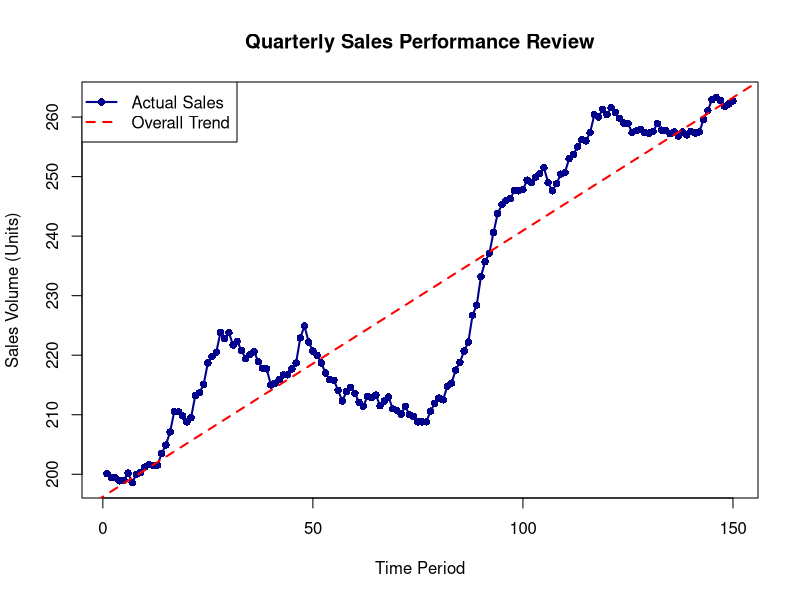
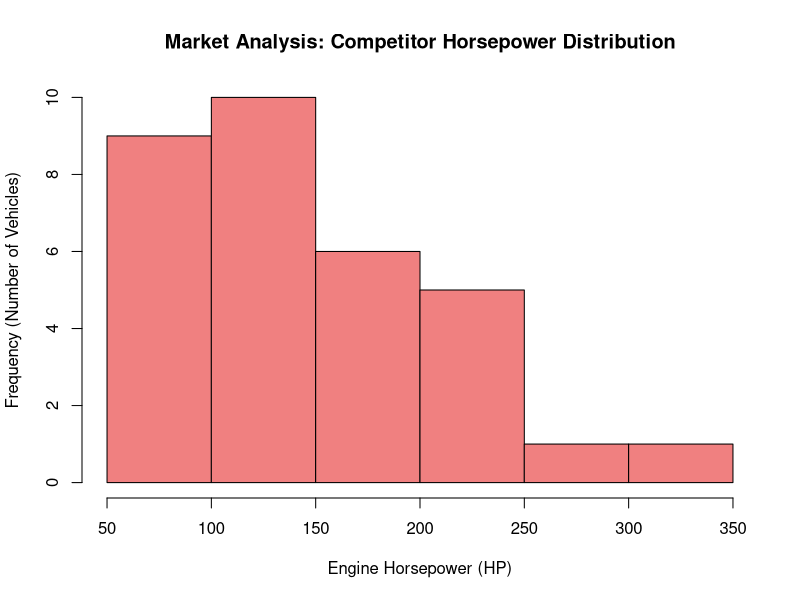
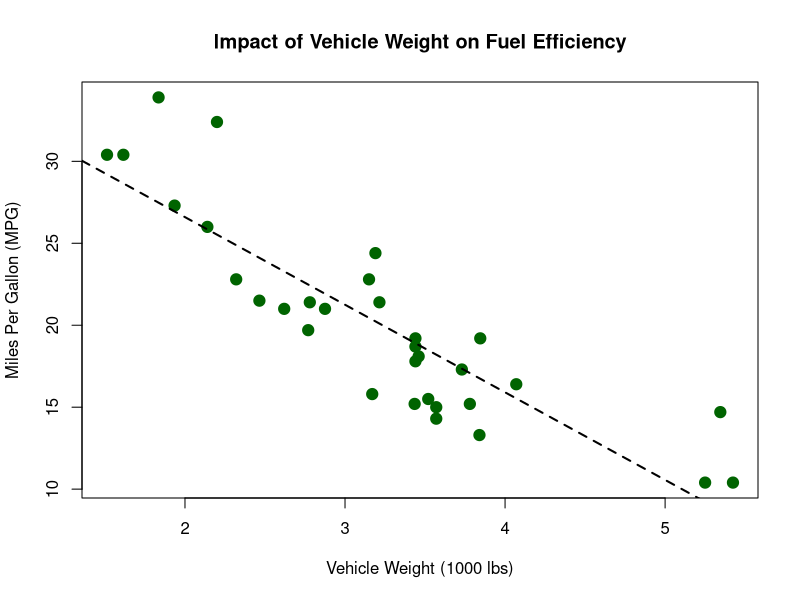
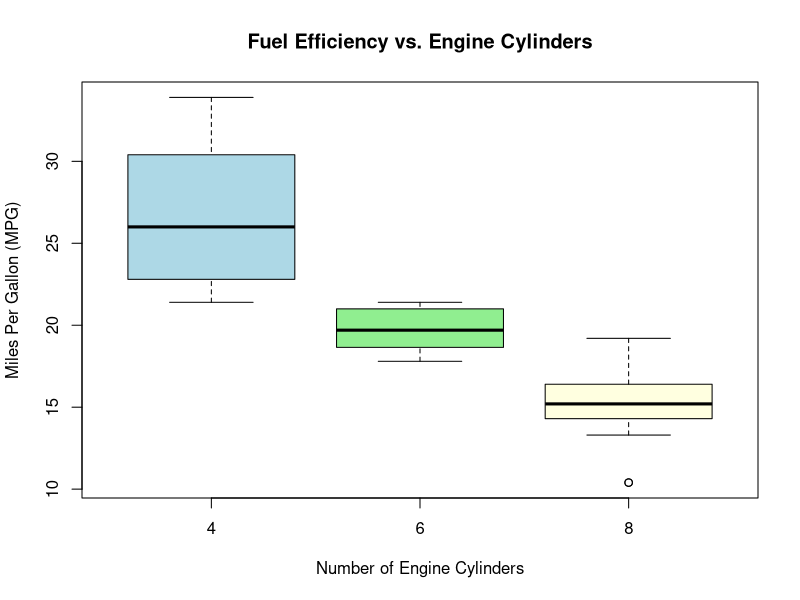
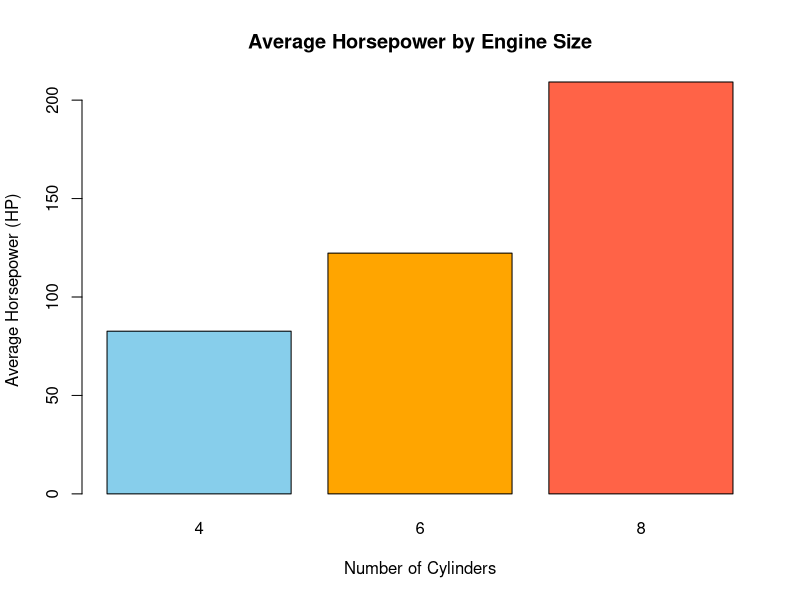
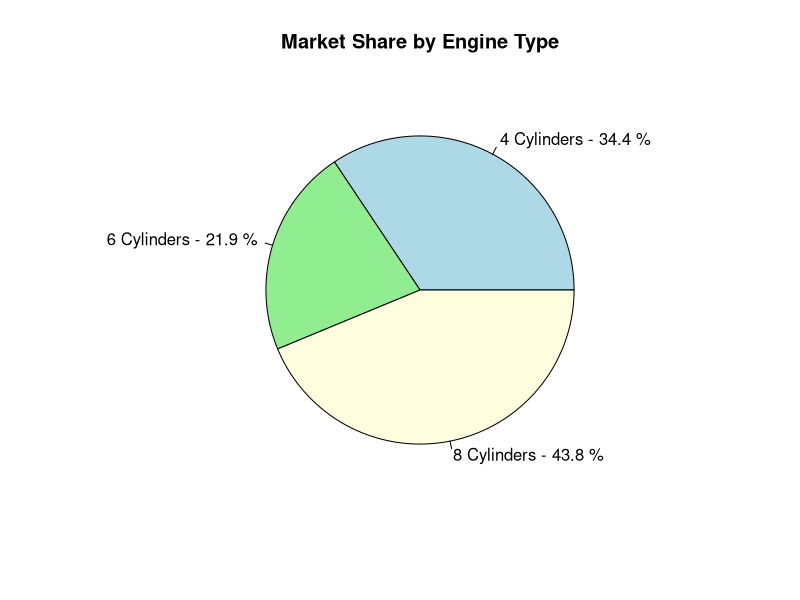

Reproduce these figures in R, in order.
data(BJsales)

# 1. Line Graph (Sales Trend Over Time)
plot(BJsales, 
     type = "o", 
     col = "darkblue", 
     main = "Quarterly Sales Performance Review",
     xlab = "Time Period", 
     ylab = "Sales Volume (Units)",
     lwd = 2, pch = 16)
abline(lm(BJsales ~ time(BJsales)), col = "red", lty = 2, lwd = 2)
legend("topleft", legend=c("Actual Sales", "Overall Trend"),
       col=c("darkblue", "red"), lty=c(1,2), lwd=2, pch=c(16, NA))

data(mtcars)

# 2. Histogram (Distribution of Engine Horsepower in the Market)
hist(mtcars$hp,
     main = "Market Analysis: Competitor Horsepower Distribution",
     xlab = "Engine Horsepower (HP)",
     ylab = "Frequency (Number of Vehicles)",
     col = "lightcoral", border = "black", breaks = 10)

# 3. Scatterplot (Weight vs. Fuel Efficiency)
plot(mtcars$wt, mtcars$mpg, 
     main = "Impact of Vehicle Weight on Fuel Efficiency",
     xlab = "Vehicle Weight (1000 lbs)",
     ylab = "Miles Per Gallon (MPG)",
     col = "darkgreen", pch = 19, cex = 1.5)
# Adding a trendline to the scatterplot
abline(lm(mpg ~ wt, data = mtcars), col = "black", lwd = 2, lty = 2)

# 4. Boxplot (Fuel Efficiency by Cylinder Count)
boxplot(mpg ~ cyl, data = mtcars,
        main = "Fuel Efficiency vs. Engine Cylinders",
        xlab = "Number of Engine Cylinders",
        ylab = "Miles Per Gallon (MPG)",
        col = c("lightblue", "lightgreen", "lightyellow"))

# 5. Bar Chart (Average Horsepower by Cylinder Count)
# Calculate the averages first
avg_hp_by_cyl <- tapply(mtcars$hp, mtcars$cyl, mean)

barplot(avg_hp_by_cyl, 
        main = "Average Horsepower by Engine Size", 
        xlab = "Number of Cylinders", 
        ylab = "Average Horsepower (HP)", 
        col = c("skyblue", "orange", "tomato"),
        border = "black")

# 6. Pie Chart (Market Share of Engine Types)
cyl_counts <- table(mtcars$cyl)
pie_labels <- paste(names(cyl_counts), "Cylinders -", 
                    round(100 * cyl_counts/sum(cyl_counts), 1), "%")

pie(cyl_counts, 
    labels = pie_labels, 
    main = "Market Share by Engine Type",
    col = c("lightblue", "lightgreen", "lightyellow"))
